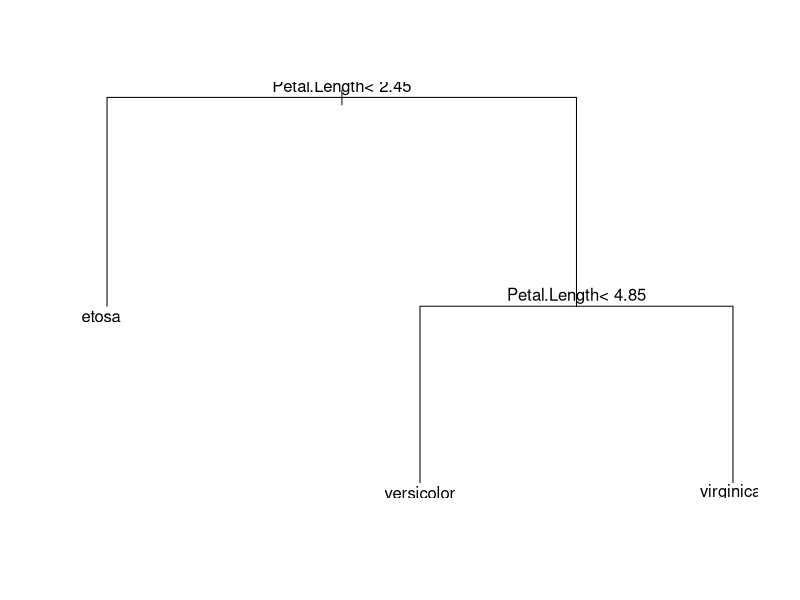

This figure's R source:
#目前常見的決策樹演算法包括:
#1.分類與決策樹 CART(Classification and Regression Tree) 2.ID3(Inductive Dichotomiser 3) 3.C5.0
#CART運算方式主要是利用二元(binary)分割原理,運算過程中,永遠分割出兩個子節點(Child Node),而可使用rpart()函數來執行CARD
#rpart(formula,data,weights,subset,na.action=na.rpart,method,parms,control,...)
#formula 表示模型的公式,ex:Y~X1+X2+X3
#data 表示為建立模型用的資料名稱
#method 表示使用的方法 ex:"anova","poisson","class","exp"
#control 表示為控制此演算法之引數,可在rpart.contorl中設定(6-2範例)

install.packages("rpart")
library(rpart)

data(iris)
np = ceiling(0.1*nrow(iris)) #nrow(iris)傳回iris資料筆數
np
test.index = sample(1:nrow(iris),np) #10%為測試資料
iris.testdata = iris[test.index,] #測試資料
iris.traindata = iris[-test.index,] #訓練資料

#利用rpart()建立訓練資料的決策樹iris.tree
iris.tree = rpart(Species ~ Sepal.Length + Sepal.Width + Petal.Length + Petal.Width,method = "class", data = iris.traindata)
iris.tree

summary(iris.tree)
plot(iris.tree) ; text(iris.tree) #text()將文本添入至繪圖中

#顯示訓練資料的正確率
species.traindata = iris$Species[-test.index]
train.predict = factor(predict(iris.tree,iris.traindata,type = "class"),levels = levels(species.traindata))

table.traindata = table(species.traindata,train.predict)
table.traindata
correct.traindata = sum(diag(table.traindata))/sum(table.traindata)*100
correct.traindata

#顯示測試資料的正確率
species.testdata = iris$Species[test.index]
test.predict = factor(predict(iris.tree,iris.testdata,type = "class"),levels = levels(species.testdata))
table.testdata = table(species.testdata,test.predict)
table.testdata
correct.testdata = sum(diag(table.testdata))/sum(table.testdata)*100
correct.testdata
